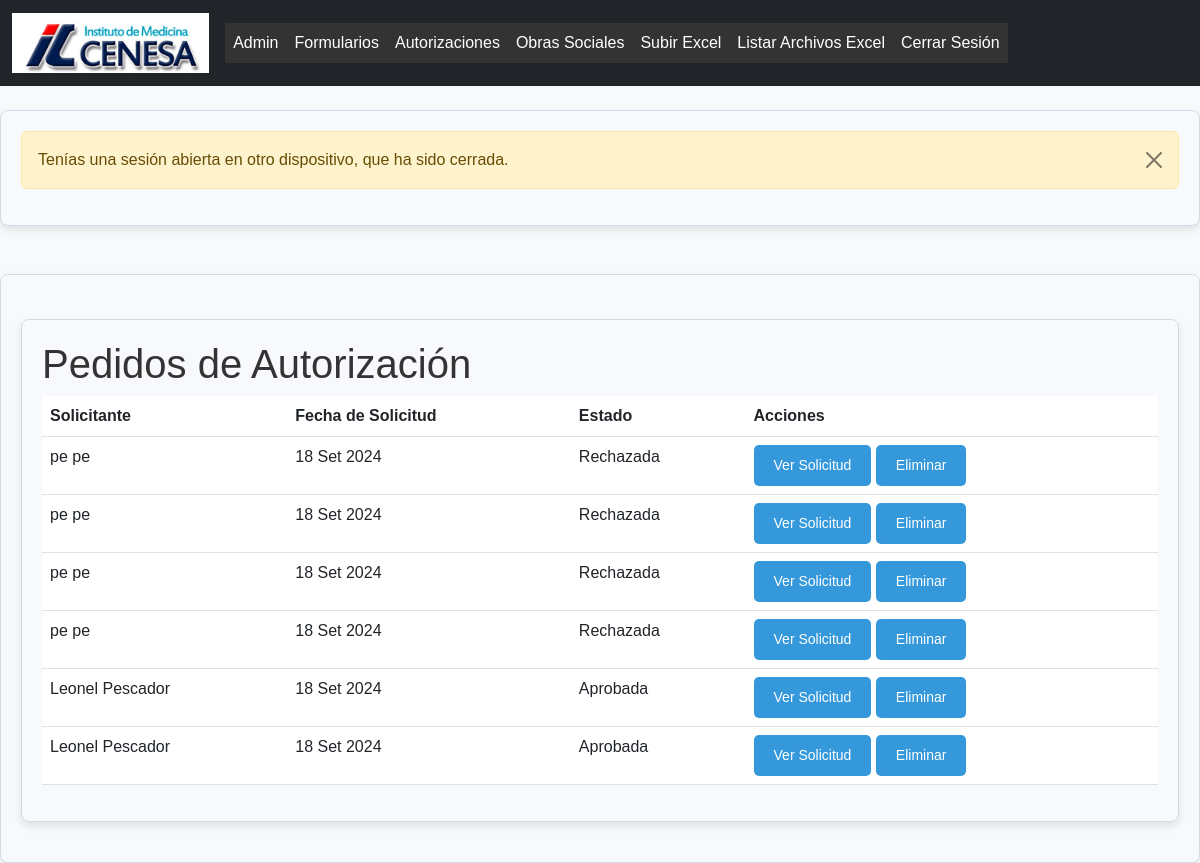
/pedidos/ (signed in), run on an earlier commit of the app's database.
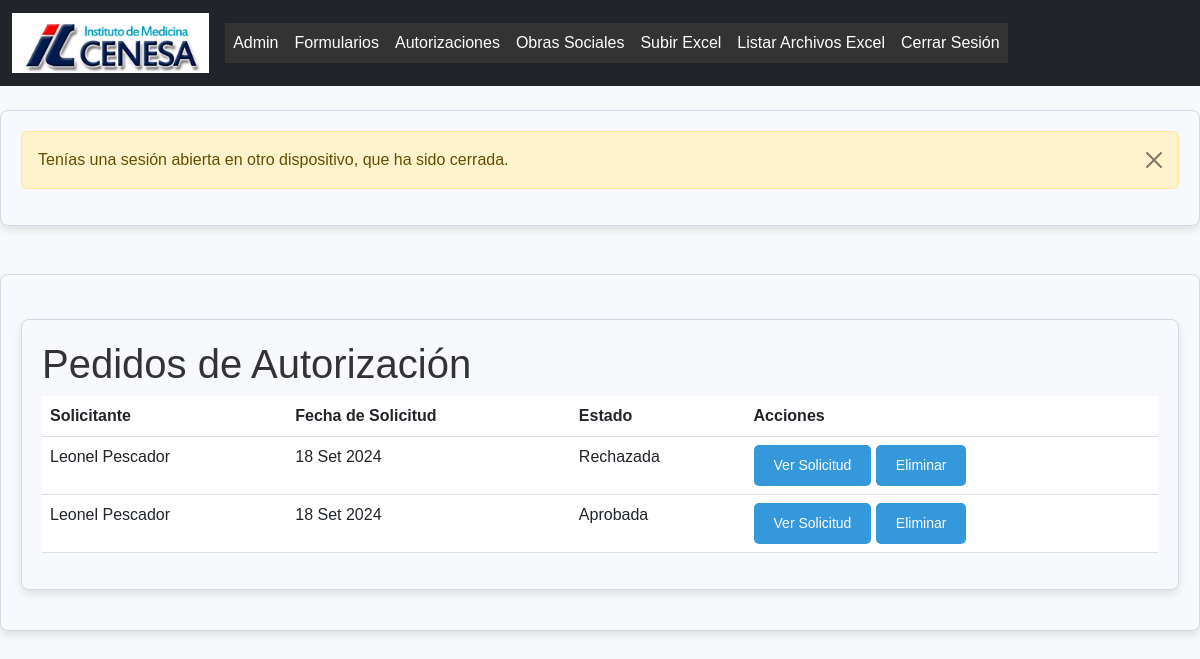
And on a later commit of the database.
### formularios/models.py (models this page shows, shortened)
class PedidoAutorizacion(models.Model):
    SOLICITUD_PENDIENTE = 'pendiente'
    SOLICITUD_APROBADA = 'aprobada'
    SOLICITUD_RECHAZADA = 'rechazada'
    ESTADO_CHOICES = [
        (SOLICITUD_PENDIENTE, 'Pendiente'),
        (SOLICITUD_APROBADA, 'Aprobada'),
        (SOLICITUD_RECHAZADA, 'Rechazada'),
    ]
    usuario = models.ForeignKey(User, on_delete=models.CASCADE, null=True, blank=True)# Vincula con el usuario autenticado
    nombre_solicitante = models.CharField(max_length=255)
    fecha_solicitud = models.DateTimeField(auto_now_add=True)
    pdf_solicitud = models.FileField(upload_to='pdf/solicitudes/')
    estado = models.CharField(max_length=20, choices=ESTADO_CHOICES, default=SOLICITUD_PENDIENTE)
    comentarios = models.TextField(blank=True, null=True)

### formularios/views.py (the view)
# urls.py: path('pedidos/', views.listar_pedidos_autorizacion, name='listar_pedidos_autorizacion'),
@login_required
def listar_pedidos_autorizacion(request):
    if request.user.is_staff:
        pedidos = PedidoAutorizacion.objects.all()  # Mostrar todos los pedidos
    else:
        pedidos = PedidoAutorizacion.objects.filter(usuario=request.user)  # Mostrar solo los pedidos del usuario actual
    return render(request, 'solicitar/listar_pedidos_autorizacion.html', {'pedidos': pedidos})

### formularios/templates/solicitar/listar_pedidos_autorizacion.html (shortened to what this page needs)
{% extends 'base.html' %}
{% block content %}
    <div class="container mt-4">
        <h1>Pedidos de Autorización</h1>
        {% if pedidos %}
        <table class="table">
            <thead>
                <tr>
                    <th>Solicitante</th>
                    <th>Fecha de Solicitud</th>
                    <th>Estado</th>
                    <th>Acciones</th>
                </tr>
            </thead>
            <tbody>
                {% for pedido in pedidos %}
                <tr>
                    <td>{{ pedido.nombre_solicitante }}</td>
                    <td>{{ pedido.fecha_solicitud|date:"d M Y" }}</td>
                    <td>{{ pedido.get_estado_display }}</td>
                    <td>
                        <a href="{% url 'ver_pedido_autorizacion' pedido.id %}" class="btn btn-info">Ver Solicitud</a>
                        {% if user.is_staff %}
                        <a href="{% url 'eliminar_pedido_autorizacion' pedido.id %}" class="btn btn-warning" onclick="return confirm('¿Estás seguro de que deseas eliminar esta solicitud? Esta acción no se puede deshacer.')">Eliminar</a>
                        {% endif %}
                    </td>
                </tr>
                {% endfor %}
            </tbody>
        </table>
        {% else %}
        <div class="alert alert-warning">No hay pedidos de autorización.</div>
        {% endif %}
    </div>
{% endblock %}

### formularios/templates/base.html (shortened to what this page needs)
<!DOCTYPE html>
<html lang="es">
<head>
    {% load static %}
    <link href="https://cdn.jsdelivr.net/npm/bootstrap@5.3.0-alpha1/dist/css/bootstrap.min.css" rel="stylesheet">
    <link rel="stylesheet" href="{% static 'css/styles.css' %}">
</head>
<body>
    <header>
        <nav class="navbar navbar-expand-lg navbar-dark bg-dark">
            <div class="container-fluid">
                <a class="navbar-brand" href="{% url 'home' %}">
                    <img src="{% static 'images/para_base.png' %}" alt="CENESA" height="60">
                </a>
                <div class="collapse navbar-collapse" id="navbarNav">
                    <ul class="navbar-nav">
                        {% if request.user.is_authenticated and request.user.is_staff or request.user.is_superuser %}
                        <li class="nav-item">
                        <a class="nav-link" href="/admin/">Admin</a>
                        </li>
                        <li class="nav-item">
                        <a class="nav-link" href="{% url 'listar_formularios' %}">Formularios</a>
                        </li>
                        <li class="nav-item">
                        <a class="nav-link" href="{% url 'listar_pedidos_autorizacion' %}">Autorizaciones</a>
                        </li>
                        <li class="nav-item">
                        <a class="nav-link" href="{% url 'listar_obras_sociales' %}">Obras Sociales</a>
                        </li>
                        <li class="nav-item">
                        <a class="nav-link" href="{% url 'subir_excel' %}">Subir Excel</a>
                        </li>
                        <li class="nav-item">
                        <a class="nav-link" href="{% url 'listar_archivos' %}">Listar Archivos Excel</a>
                        </li>
                        {% endif %}
                        <li class="nav-item">
                            <a class="nav-link" href="{% url 'logout' %}">Cerrar Sesión</a>
                        </li>
                    </ul>
                </div>
            </div>
        </nav>
    </header>
    {% if messages %}
        <div class="container mt-4">
            {% for message in messages %}
                <div class="alert alert-{{ message.tags }} alert-dismissible fade show" role="alert">
                    {{ message }}
                    <button type="button" class="btn-close" data-bs-dismiss="alert" aria-label="Close"></button>
                </div>
            {% endfor %}
        </div>
    {% endif %}
    <main class="container mt-5">
        {% block content %}
        {% endblock %}
    </main>
</body>
</html>

### formularios/static/css/styles.css (style rules this page uses)
body { font-family: 'Poppins', sans-serif; background-color: #f8f9fa; color: #333; margin: 0; padding: 0; }
header nav ul { list-style: none; padding: 0; margin: 0; display: flex; flex-wrap: wrap; background-color: #333; }
header nav ul li { margin: 0; padding: 0; }
header nav ul li a { color: white; padding: 15px 20px; text-decoration: none; display: block; text-align: center; }
.navbar { background-color: #c0392b; }
.navbar-brand, .nav-link { color: #fff !important; }
.container { background-color: #f7f9fc; border: 1px solid #d1dbe5; border-radius: 8px; box-shadow: 0 4px 8px rgba(0, 0, 0, 0.1); padding: 20px; margin: 20px auto; max-width: 1200px; }
.btn { background-color: #3498db; color: #fff; padding: 10px 20px; border-radius: 5px; border: none; cursor: pointer; font-size: 14px; text-align: center; text-decoration: none; display: inline-block; transition: background-color 0.3s ease; }
html, body { height: 100%; }

What changed in the data, as far as the page shows it:
removed PedidoAutorizacion: nombre_solicitante "pe pe", fecha_solicitud "18 Set 2024", estado "Rechazada"
removed PedidoAutorizacion: nombre_solicitante "pe pe", fecha_solicitud "18 Set 2024", estado "Rechazada"
removed PedidoAutorizacion: nombre_solicitante "pe pe", fecha_solicitud "18 Set 2024", estado "Rechazada"
removed PedidoAutorizacion: nombre_solicitante "pe pe", fecha_solicitud "18 Set 2024", estado "Rechazada"
removed PedidoAutorizacion: nombre_solicitante "Leonel Pescador", fecha_solicitud "18 Set 2024", estado "Aprobada"
added PedidoAutorizacion: nombre_solicitante "Leonel Pescador", fecha_solicitud "18 Set 2024", estado "Rechazada"
